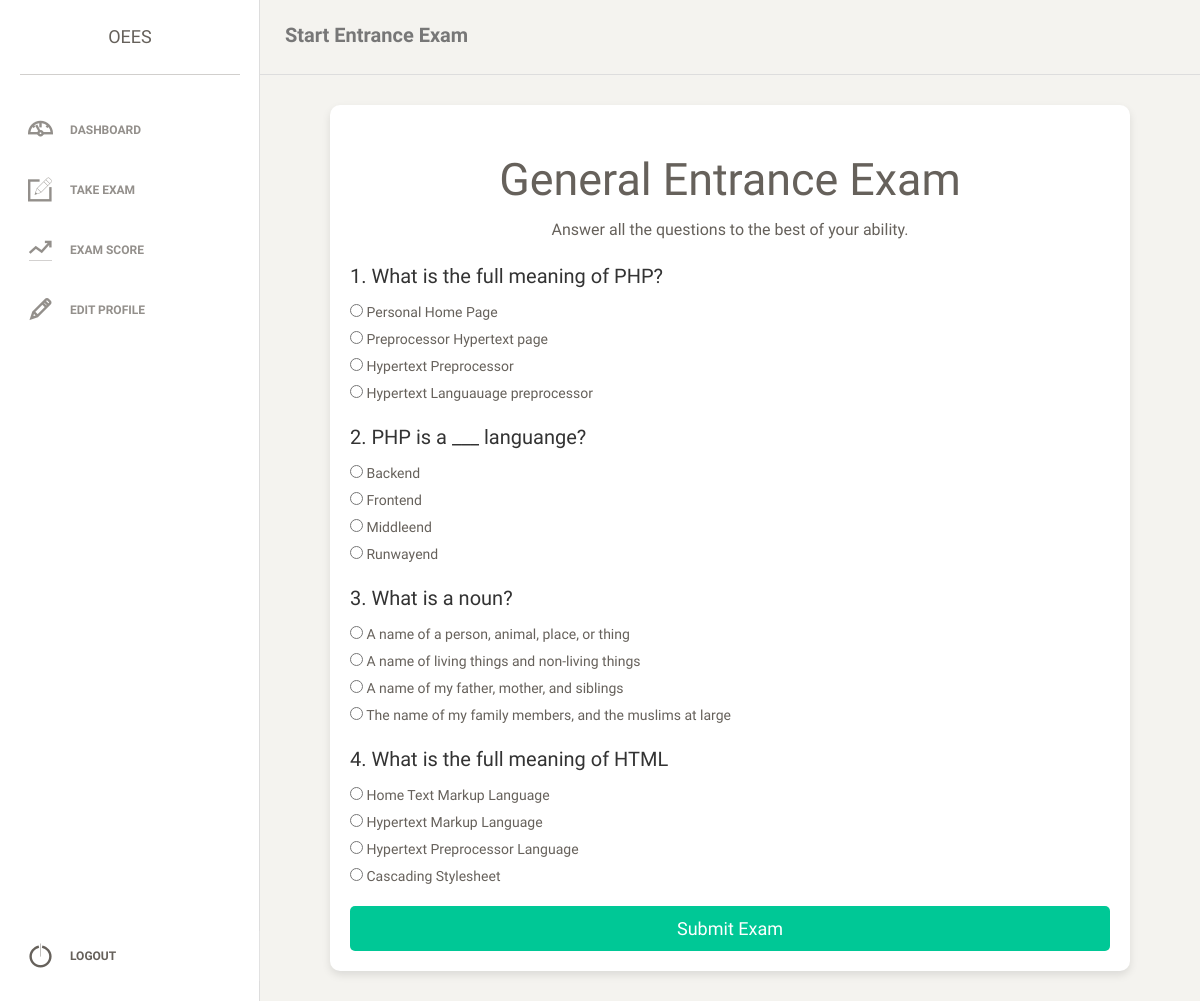
Screenshot of /examinee/start-exam.php (signed in) with the database file from the repository.
### tables this page shows
CREATE TABLE `questions` (
  `ques_id` int(255) NOT NULL,
  `ques` varchar(3000) NOT NULL,
  `option_a` varchar(255) NOT NULL,
  `option_b` varchar(255) NOT NULL,
  `option_c` varchar(255) NOT NULL,
  `option_d` varchar(255) NOT NULL,
  `answer` varchar(255) NOT NULL
);

### includes/classes/examinee.php (called while the page is built, shortened)
<?php
class general
{
    public function __construct($connect)
    {
        $this->connect = $connect;
    }
}

### examinee/start-exam.php (the view, shortened to what this page needs)
<?php
include_once "../includes/connect.php";
include_once "../includes/classes/examinee.php";
$object = new start_exam($connect);
$object->collectUserID();
?>
<!doctype html>
<html lang="en">
<head>
    <link href="assets/css/bootstrap.min.css" rel="stylesheet" />
    <link href="assets/css/animate.min.css" rel="stylesheet" />
    <link href="assets/css/paper-dashboard.css" rel="stylesheet" />
    <link href="assets/css/demo.css" rel="stylesheet" />
    <link href="http://maxcdn.bootstrapcdn.com/font-awesome/latest/css/font-awesome.min.css" rel="stylesheet">
    <link href="assets/css/themify-icons.css" rel="stylesheet">
</head>
<body>
    <div class="wrapper">
        <div class="sidebar" data-background-color="white" data-active-color="danger">
            <div class="sidebar-wrapper">
                <div class="logo">
                    <a href="./dashboard.php" class="simple-text">
                        OEES
                    </a>
                </div>
                <ul class="nav">
                    <li>
                        <a href="dashboard.php">
                            <i class="ti-dashboard"></i>
                            <p>Dashboard</p>
                        </a>
                    </li>
                    <li>
                        <a href="take-exam.php">
                            <i class="ti-pencil-alt"></i>
                            <p>Take Exam</p>
                        </a>
                    </li>
                    <li>
                        <a href="exam-score.php">
                            <i class="ti-stats-up"></i>
                            <p>Exam Score</p>
                        </a>
                    </li>
                    <li>
                        <a href="edit-profile.php">
                            <i class="ti-pencil"></i>
                            <p>Edit Profile</p>
                        </a>
                    </li>
                    <li class="active-pro">
                        <a href="logout.php">
                            <i class="ti-power-off"></i>
                            <p>Logout</p>
                        </a>
                    </li>
                </ul>
            </div>
        </div>
        <div class="main-panel">
            <nav class="navbar navbar-default">
                <div class="container-fluid">
                    <div class="navbar-header">
                        <a class="navbar-brand" href="#">Start Entrance Exam</a>
                    </div>
                </div>
            </nav>
            <div class="content">
                <div class="container-fluid start-exam-card">
                    <div class="header">
                        <h1>General Entrance Exam</h1>
                        <p>Answer all the questions to the best of your ability.</p>
                    </div>
                    <form action="<?php echo htmlspecialchars($_SERVER["PHP_SELF"]) ?>" method="post">
                        <?php
                        $sql = "SELECT * FROM `questions`";
                        $result = $object->connect->query($sql);
                        if ($result->num_rows > 0) {
                            while ($row = $result->fetch_assoc()) {
                                echo '<div class="question">';
                                echo '<h3>' . htmlspecialchars($row['ques_id']) . '. ' . htmlspecialchars($row['ques']) . '</h3>';
                                echo '<ul class="options">';
                                echo '<li><input type="radio" name="answer[' . $row['ques_id'] . ']" value="A" required> ' . htmlspecialchars($row['option_a']) . '</li>';
                                echo '<li><input type="radio" name="answer[' . $row['ques_id'] . ']" value="B" required> ' . htmlspecialchars($row['option_b']) . '</li>';
                                echo '<li><input type="radio" name="answer[' . $row['ques_id'] . ']" value="C" required> ' . htmlspecialchars($row['option_c']) . '</li>';
                                echo '<li><input type="radio" name="answer[' . $row['ques_id'] . ']" value="D" required> ' . htmlspecialchars($row['option_d']) . '</li>';
                                echo '</ul>';
                                echo '</div>';
                            }
                        } else {
                            echo '<p>No questions available at the moment.</p>';
                        }
                        ?>
                        <div class="btn-box">
                            <button type="submit" class="btn">Submit Exam</button>
                        </div>
                    </form>
                </div>
            </div>
        </div>
    </div>
</body>
</html>

### examinee/assets/css/demo.css (style rules this page uses)
.sidebar .nav > li.active-pro { position: absolute; width: 100%; bottom: 10px; }
.sidebar .nav > li.active-pro a { background: rgba(255, 255, 255, 0.14); opacity: 1; color: #FFFFFF; }

### examinee/start-exam.php (style rules this page uses)
.start-exam-card { max-width: 800px; margin: 0 auto; background: #fff; padding: 20px; box-shadow: 0 4px 8px rgba(0, 0, 0, 0.1); border-radius: 10px; }
.header { text-align: center; margin-bottom: 20px; }
.question { margin-bottom: 20px; }
.question h3 { margin: 0 0 10px; font-size: 20px; color: #333; }
.options { list-style: none; padding: 0; }
.options li { margin: 5px 0; }
.btn { display: block; width: 100%; padding: 10px; background-color: #00c896; border: none; color: #fff; border-radius: 5px; cursor: pointer; font-size: 18px; text-align: center; text-decoration: none; }

### rows the page displays
questions: ques_id "1", ques "What is the full meaning of PHP?", option_a "Personal Home Page", option_b "Preprocessor Hypertext page", option_c "Hypertext Preprocessor", option_d "Hypertext Languauage preprocessor"
questions: ques_id "2", ques "PHP is a ___ languange?", option_a "Backend", option_b "Frontend", option_c "Middleend", option_d "Runwayend"
questions: ques_id "3", ques "What is a noun?", option_a "A name of a person, animal, place, or thing", option_b "A name of living things and non-living things", option_c "A name of my father, mother, and siblings", option_d "The name of my family members, and the muslims at large"
questions: ques_id "4", ques "What is the full meaning of HTML", option_a "Home Text Markup Language", option_b "Hypertext Markup Language", option_c "Hypertext Preprocessor Language", option_d "Cascading Stylesheet"
